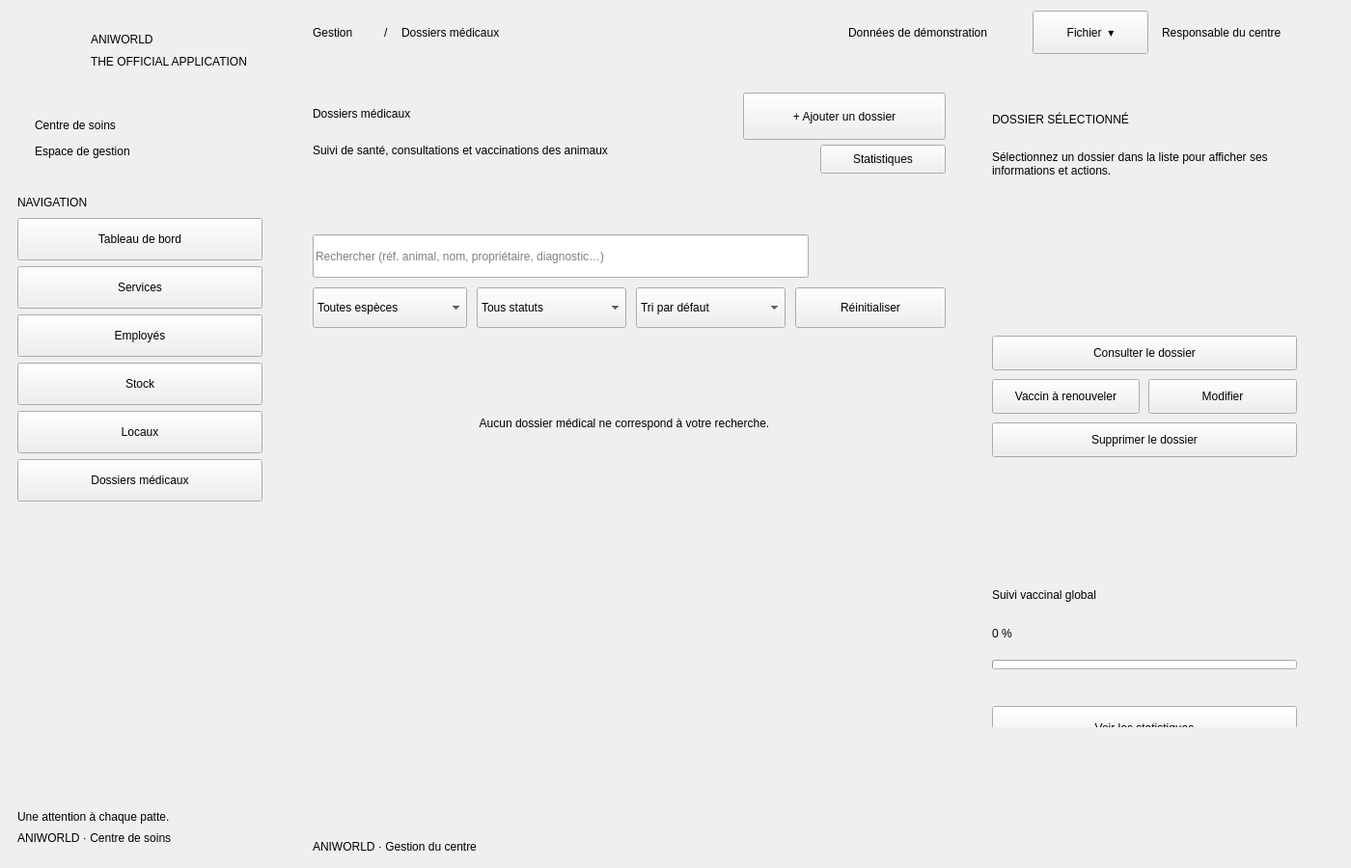
<?xml version="1.0" encoding="UTF-8"?>
<ui version="4.0">
  <class>MedicalWindow</class>
  <widget class="QMainWindow" name="MedicalWindow">
    <property name="geometry">
      <rect><x>0</x><y>0</y><width>1400</width><height>900</height></rect>
    </property>
    <property name="minimumSize">
      <size><width>1100</width><height>800</height></size>
    </property>
    <property name="windowTitle">
      <string>ANIWORLD — Gestion du centre</string>
    </property>
    <widget class="QWidget" name="centralwidget">
      <property name="geometry">
        <rect><x>0</x><y>0</y><width>1400</width><height>900</height></rect>
      </property>
      <widget class="QWidget" name="sidebar">
        <property name="geometry">
          <rect><x>0</x><y>0</y><width>290</width><height>900</height></rect>
        </property>
        <widget class="QLabel" name="logoIcon">
          <property name="geometry">
            <rect><x>24</x><y>26</y><width>56</width><height>56</height></rect>
          </property>
          <property name="alignment">
            <set>Qt::AlignCenter</set>
          </property>
        </widget>
        <widget class="QLabel" name="brandName">
          <property name="geometry">
            <rect><x>94</x><y>26</y><width>180</width><height>30</height></rect>
          </property>
          <property name="text">
            <string>ANIWORLD</string>
          </property>
        </widget>
        <widget class="QLabel" name="brandTag">
          <property name="geometry">
            <rect><x>94</x><y>56</y><width>180</width><height>16</height></rect>
          </property>
          <property name="text">
            <string>THE OFFICIAL APPLICATION</string>
          </property>
        </widget>
        <widget class="QFrame" name="sectionCard">
          <property name="geometry">
            <rect><x>18</x><y>106</y><width>254</width><height>70</height></rect>
          </property>
          <widget class="QLabel" name="sectionTitle">
            <property name="geometry">
              <rect><x>18</x><y>10</y><width>218</width><height>27</height></rect>
            </property>
            <property name="text">
              <string>Centre de soins</string>
            </property>
          </widget>
          <widget class="QLabel" name="sectionSub">
            <property name="geometry">
              <rect><x>18</x><y>40</y><width>218</width><height>22</height></rect>
            </property>
            <property name="text">
              <string>Espace de gestion</string>
            </property>
          </widget>
        </widget>
        <widget class="QLabel" name="navLabel">
          <property name="geometry">
            <rect><x>18</x><y>202</y><width>254</width><height>16</height></rect>
          </property>
          <property name="text">
            <string>NAVIGATION</string>
          </property>
        </widget>
        <widget class="QPushButton" name="btnNavDashboard">
          <property name="geometry">
            <rect><x>18</x><y>226</y><width>254</width><height>44</height></rect>
          </property>
          <property name="text">
            <string>Tableau de bord</string>
          </property>
          <property name="cursor">
            <cursorShape>PointingHandCursor</cursorShape>
          </property>
          <property name="icon">
            <iconset resource="medical.qrc"><normaloff>:/med/icons/dashboard.svg</normaloff>:/med/icons/dashboard.svg</iconset>
          </property>
          <property name="iconSize">
            <size><width>20</width><height>20</height></size>
          </property>
          <property name="active" stdset="0">
            <bool>false</bool>
          </property>
        </widget>
        <widget class="QPushButton" name="btnNavServices">
          <property name="geometry">
            <rect><x>18</x><y>276</y><width>254</width><height>44</height></rect>
          </property>
          <property name="text">
            <string>Services</string>
          </property>
          <property name="cursor">
            <cursorShape>PointingHandCursor</cursorShape>
          </property>
          <property name="icon">
            <iconset resource="medical.qrc"><normaloff>:/med/icons/services.svg</normaloff>:/med/icons/services.svg</iconset>
          </property>
          <property name="iconSize">
            <size><width>20</width><height>20</height></size>
          </property>
          <property name="active" stdset="0">
            <bool>false</bool>
          </property>
        </widget>
        <widget class="QPushButton" name="btnNavEmployees">
          <property name="geometry">
            <rect><x>18</x><y>326</y><width>254</width><height>44</height></rect>
          </property>
          <property name="text">
            <string>Employés</string>
          </property>
          <property name="cursor">
            <cursorShape>PointingHandCursor</cursorShape>
          </property>
          <property name="icon">
            <iconset resource="medical.qrc"><normaloff>:/med/icons/employees.svg</normaloff>:/med/icons/employees.svg</iconset>
          </property>
          <property name="iconSize">
            <size><width>20</width><height>20</height></size>
          </property>
          <property name="active" stdset="0">
            <bool>false</bool>
          </property>
        </widget>
        <widget class="QPushButton" name="btnNavStock">
          <property name="geometry">
            <rect><x>18</x><y>376</y><width>254</width><height>44</height></rect>
          </property>
          <property name="text">
            <string>Stock</string>
          </property>
          <property name="cursor">
            <cursorShape>PointingHandCursor</cursorShape>
          </property>
          <property name="icon">
            <iconset resource="medical.qrc"><normaloff>:/med/icons/stock.svg</normaloff>:/med/icons/stock.svg</iconset>
          </property>
          <property name="iconSize">
            <size><width>20</width><height>20</height></size>
          </property>
          <property name="active" stdset="0">
            <bool>false</bool>
          </property>
        </widget>
        <widget class="QPushButton" name="btnNavPremises">
          <property name="geometry">
            <rect><x>18</x><y>426</y><width>254</width><height>44</height></rect>
          </property>
          <property name="text">
            <string>Locaux</string>
          </property>
          <property name="cursor">
            <cursorShape>PointingHandCursor</cursorShape>
          </property>
          <property name="icon">
            <iconset resource="medical.qrc"><normaloff>:/med/icons/premises.svg</normaloff>:/med/icons/premises.svg</iconset>
          </property>
          <property name="iconSize">
            <size><width>20</width><height>20</height></size>
          </property>
          <property name="active" stdset="0">
            <bool>false</bool>
          </property>
        </widget>
        <widget class="QPushButton" name="btnNavRecords">
          <property name="geometry">
            <rect><x>18</x><y>476</y><width>254</width><height>44</height></rect>
          </property>
          <property name="text">
            <string>Dossiers médicaux</string>
          </property>
          <property name="cursor">
            <cursorShape>PointingHandCursor</cursorShape>
          </property>
          <property name="icon">
            <iconset resource="medical.qrc"><normaloff>:/med/icons/records.svg</normaloff>:/med/icons/records.svg</iconset>
          </property>
          <property name="iconSize">
            <size><width>20</width><height>20</height></size>
          </property>
          <property name="active" stdset="0">
            <bool>true</bool>
          </property>
        </widget>
        <widget class="QLabel" name="sloganLabel">
          <property name="geometry">
            <rect><x>18</x><y>838</y><width>254</width><height>18</height></rect>
          </property>
          <property name="text">
            <string>Une attention à chaque patte.</string>
          </property>
        </widget>
        <widget class="QLabel" name="sloganSub">
          <property name="geometry">
            <rect><x>18</x><y>860</y><width>254</width><height>18</height></rect>
          </property>
          <property name="text">
            <string>ANIWORLD · Centre de soins</string>
          </property>
        </widget>
      </widget>
      <widget class="QWidget" name="mainContent">
        <property name="geometry">
          <rect><x>290</x><y>0</y><width>1110</width><height>900</height></rect>
        </property>
        <widget class="QWidget" name="topBar">
          <property name="geometry">
            <rect><x>0</x><y>0</y><width>1110</width><height>68</height></rect>
          </property>
          <widget class="QLabel" name="crumbGestion">
            <property name="geometry">
              <rect><x>34</x><y>22</y><width>70</width><height>24</height></rect>
            </property>
            <property name="text">
              <string>Gestion</string>
            </property>
          </widget>
          <widget class="QLabel" name="crumbSep">
            <property name="geometry">
              <rect><x>108</x><y>22</y><width>14</width><height>24</height></rect>
            </property>
            <property name="text">
              <string>/</string>
            </property>
          </widget>
          <widget class="QLabel" name="crumbCurrent">
            <property name="geometry">
              <rect><x>126</x><y>22</y><width>180</width><height>24</height></rect>
            </property>
            <property name="text">
              <string>Dossiers médicaux</string>
            </property>
          </widget>
          <widget class="QLabel" name="demoBadge">
            <property name="geometry">
              <rect><x>556</x><y>10</y><width>210</width><height>48</height></rect>
            </property>
            <property name="text">
              <string>Données de démonstration</string>
            </property>
            <property name="alignment">
              <set>Qt::AlignCenter</set>
            </property>
          </widget>
          <widget class="QPushButton" name="btnFile">
            <property name="geometry">
              <rect><x>780</x><y>11</y><width>120</width><height>45</height></rect>
            </property>
            <property name="text">
              <string>Fichier  ▾</string>
            </property>
            <property name="cursor">
              <cursorShape>PointingHandCursor</cursorShape>
            </property>
          </widget>
          <widget class="QLabel" name="roleLabel">
            <property name="geometry">
              <rect><x>914</x><y>22</y><width>170</width><height>24</height></rect>
            </property>
            <property name="text">
              <string>Responsable du centre</string>
            </property>
          </widget>
        </widget>
        <widget class="QWidget" name="pageArea">
          <property name="geometry">
            <rect><x>34</x><y>96</y><width>1042</width><height>752</height></rect>
          </property>
          <widget class="QWidget" name="recordsPage">
            <property name="geometry">
              <rect><x>0</x><y>0</y><width>656</width><height>752</height></rect>
            </property>
            <widget class="QLabel" name="pageTitle">
              <property name="geometry">
                <rect><x>0</x><y>0</y><width>436</width><height>44</height></rect>
              </property>
              <property name="text">
                <string>Dossiers médicaux</string>
              </property>
            </widget>
            <widget class="QLabel" name="pageSubtitle">
              <property name="geometry">
                <rect><x>0</x><y>50</y><width>656</width><height>20</height></rect>
              </property>
              <property name="text">
                <string>Suivi de santé, consultations et vaccinations des animaux</string>
              </property>
            </widget>
            <widget class="QPushButton" name="btnAdd">
              <property name="geometry">
                <rect><x>446</x><y>0</y><width>210</width><height>49</height></rect>
              </property>
              <property name="text">
                <string>+ Ajouter un dossier</string>
              </property>
              <property name="cursor">
                <cursorShape>PointingHandCursor</cursorShape>
              </property>
              <property name="big" stdset="0">
                <bool>true</bool>
              </property>
            </widget>
            <widget class="QLabel" name="chipTotal">
              <property name="geometry">
                <rect><x>0</x><y>90</y><width>110</width><height>39</height></rect>
              </property>
              <property name="text">
                <string></string>
              </property>
              <property name="alignment">
                <set>Qt::AlignCenter</set>
              </property>
              <property name="tone" stdset="0">
                <string>ok</string>
              </property>
            </widget>
            <widget class="QLabel" name="chipConsultations">
              <property name="geometry">
                <rect><x>120</x><y>90</y><width>130</width><height>39</height></rect>
              </property>
              <property name="text">
                <string></string>
              </property>
              <property name="alignment">
                <set>Qt::AlignCenter</set>
              </property>
              <property name="tone" stdset="0">
                <string>info</string>
              </property>
            </widget>
            <widget class="QLabel" name="chipUpToDate">
              <property name="geometry">
                <rect><x>260</x><y>90</y><width>90</width><height>39</height></rect>
              </property>
              <property name="text">
                <string></string>
              </property>
              <property name="alignment">
                <set>Qt::AlignCenter</set>
              </property>
              <property name="tone" stdset="0">
                <string>ok</string>
              </property>
            </widget>
            <widget class="QLabel" name="chipToRenew">
              <property name="geometry">
                <rect><x>360</x><y>90</y><width>145</width><height>39</height></rect>
              </property>
              <property name="text">
                <string></string>
              </property>
              <property name="alignment">
                <set>Qt::AlignCenter</set>
              </property>
              <property name="tone" stdset="0">
                <string>warn</string>
              </property>
            </widget>
            <widget class="QPushButton" name="btnStatsTop">
              <property name="geometry">
                <rect><x>526</x><y>54</y><width>130</width><height>30</height></rect>
              </property>
              <property name="text">
                <string>Statistiques</string>
              </property>
              <property name="cursor">
                <cursorShape>PointingHandCursor</cursorShape>
              </property>
            </widget>
            <widget class="QLineEdit" name="searchEdit">
              <property name="geometry">
                <rect><x>0</x><y>147</y><width>514</width><height>45</height></rect>
              </property>
              <property name="placeholderText">
                <string>Rechercher (réf. animal, nom, propriétaire, diagnostic…)</string>
              </property>
              <property name="clearButtonEnabled">
                <bool>true</bool>
              </property>
            </widget>
            <widget class="QComboBox" name="filterSpecies">
              <property name="geometry">
                <rect><x>0</x><y>202</y><width>160</width><height>42</height></rect>
              </property>
              <property name="cursor">
                <cursorShape>PointingHandCursor</cursorShape>
              </property>
              <item>
                <property name="text">
                  <string>Toutes espèces</string>
                </property>
              </item>
              <item>
                <property name="text">
                  <string>Chien</string>
                </property>
              </item>
              <item>
                <property name="text">
                  <string>Chat</string>
                </property>
              </item>
              <item>
                <property name="text">
                  <string>Lapin</string>
                </property>
              </item>
              <item>
                <property name="text">
                  <string>Oiseau</string>
                </property>
              </item>
            </widget>
            <widget class="QComboBox" name="filterVaccination">
              <property name="geometry">
                <rect><x>170</x><y>202</y><width>155</width><height>42</height></rect>
              </property>
              <property name="cursor">
                <cursorShape>PointingHandCursor</cursorShape>
              </property>
              <item>
                <property name="text">
                  <string>Tous statuts</string>
                </property>
              </item>
              <item>
                <property name="text">
                  <string>À jour</string>
                </property>
              </item>
              <item>
                <property name="text">
                  <string>À renouveler</string>
                </property>
              </item>
            </widget>
            <widget class="QComboBox" name="sortCombo">
              <property name="geometry">
                <rect><x>335</x><y>202</y><width>155</width><height>42</height></rect>
              </property>
              <property name="cursor">
                <cursorShape>PointingHandCursor</cursorShape>
              </property>
              <item>
                <property name="text">
                  <string>Tri par défaut</string>
                </property>
              </item>
              <item>
                <property name="text">
                  <string>Nom (A–Z)</string>
                </property>
              </item>
              <item>
                <property name="text">
                  <string>Date récente</string>
                </property>
              </item>
              <item>
                <property name="text">
                  <string>Propriétaire</string>
                </property>
              </item>
            </widget>
            <widget class="QPushButton" name="btnReset">
              <property name="geometry">
                <rect><x>500</x><y>202</y><width>156</width><height>42</height></rect>
              </property>
              <property name="text">
                <string>Réinitialiser</string>
              </property>
              <property name="cursor">
                <cursorShape>PointingHandCursor</cursorShape>
              </property>
            </widget>
            <widget class="QScrollArea" name="cardsScroll">
              <property name="geometry">
                <rect><x>0</x><y>263</y><width>656</width><height>489</height></rect>
              </property>
              <property name="frameShape">
                <enum>QFrame::NoFrame</enum>
              </property>
              <property name="horizontalScrollBarPolicy">
                <enum>Qt::ScrollBarAlwaysOff</enum>
              </property>
              <property name="widgetResizable">
                <bool>false</bool>
              </property>
              <widget class="QWidget" name="cardsContainer">
                <property name="geometry">
                  <rect><x>0</x><y>0</y><width>646</width><height>489</height></rect>
                </property>
                <widget class="QLabel" name="emptyLabel">
                  <property name="geometry">
                    <rect><x>0</x><y>0</y><width>646</width><height>160</height></rect>
                  </property>
                  <property name="text">
                    <string>Aucun dossier médical ne correspond à votre recherche.</string>
                  </property>
                  <property name="alignment">
                    <set>Qt::AlignCenter</set>
                  </property>
                </widget>
              </widget>
            </widget>
          </widget>
          <widget class="QWidget" name="detailPanel">
            <property name="geometry">
              <rect><x>682</x><y>0</y><width>360</width><height>658</height></rect>
            </property>
            <widget class="QFrame" name="selectedCard">
              <property name="geometry">
                <rect><x>0</x><y>0</y><width>360</width><height>434</height></rect>
              </property>
              <widget class="QLabel" name="eyebrow">
                <property name="geometry">
                  <rect><x>22</x><y>20</y><width>316</width><height>16</height></rect>
                </property>
                <property name="text">
                  <string>DOSSIER SÉLECTIONNÉ</string>
                </property>
              </widget>
              <widget class="QLabel" name="placeholderText">
                <property name="geometry">
                  <rect><x>22</x><y>44</y><width>316</width><height>60</height></rect>
                </property>
                <property name="text">
                  <string>Sélectionnez un dossier dans la liste pour afficher ses informations et actions.</string>
                </property>
                <property name="wordWrap">
                  <bool>true</bool>
                </property>
                <property name="visible">
                  <bool>false</bool>
                </property>
              </widget>
              <widget class="QWidget" name="detailContent">
                <property name="geometry">
                  <rect><x>22</x><y>44</y><width>316</width><height>390</height></rect>
                </property>
                <widget class="QLabel" name="panelTitle">
                  <property name="geometry">
                    <rect><x>0</x><y>0</y><width>316</width><height>36</height></rect>
                  </property>
                  <property name="text">
                    <string></string>
                  </property>
                </widget>
                <widget class="QLabel" name="statusPill">
                  <property name="geometry">
                    <rect><x>0</x><y>44</y><width>120</width><height>28</height></rect>
                  </property>
                  <property name="text">
                    <string></string>
                  </property>
                </widget>
                <widget class="QLabel" name="detailLine1">
                  <property name="geometry">
                    <rect><x>0</x><y>78</y><width>316</width><height>20</height></rect>
                  </property>
                  <property name="text">
                    <string></string>
                  </property>
                  <property name="wordWrap">
                    <bool>true</bool>
                  </property>
                </widget>
                <widget class="QLabel" name="detailLine2">
                  <property name="geometry">
                    <rect><x>0</x><y>102</y><width>316</width><height>36</height></rect>
                  </property>
                  <property name="text">
                    <string></string>
                  </property>
                  <property name="wordWrap">
                    <bool>true</bool>
                  </property>
                </widget>
                <widget class="QLabel" name="detailLine3">
                  <property name="geometry">
                    <rect><x>0</x><y>142</y><width>316</width><height>56</height></rect>
                  </property>
                  <property name="text">
                    <string></string>
                  </property>
                  <property name="wordWrap">
                    <bool>true</bool>
                  </property>
                </widget>
                <widget class="QPushButton" name="btnView">
                  <property name="geometry">
                    <rect><x>0</x><y>208</y><width>316</width><height>36</height></rect>
                  </property>
                  <property name="text">
                    <string>Consulter le dossier</string>
                  </property>
                  <property name="cursor">
                    <cursorShape>PointingHandCursor</cursorShape>
                  </property>
                </widget>
                <widget class="QPushButton" name="btnToggle">
                  <property name="geometry">
                    <rect><x>0</x><y>253</y><width>153</width><height>36</height></rect>
                  </property>
                  <property name="text">
                    <string>Vaccin à renouveler</string>
                  </property>
                  <property name="cursor">
                    <cursorShape>PointingHandCursor</cursorShape>
                  </property>
                </widget>
                <widget class="QPushButton" name="btnEdit">
                  <property name="geometry">
                    <rect><x>162</x><y>253</y><width>154</width><height>36</height></rect>
                  </property>
                  <property name="text">
                    <string>Modifier</string>
                  </property>
                  <property name="cursor">
                    <cursorShape>PointingHandCursor</cursorShape>
                  </property>
                </widget>
                <widget class="QPushButton" name="btnDelete">
                  <property name="geometry">
                    <rect><x>0</x><y>298</y><width>316</width><height>36</height></rect>
                  </property>
                  <property name="text">
                    <string>Supprimer le dossier</string>
                  </property>
                  <property name="cursor">
                    <cursorShape>PointingHandCursor</cursorShape>
                  </property>
                </widget>
              </widget>
            </widget>
            <widget class="QFrame" name="globalCard">
              <property name="geometry">
                <rect><x>0</x><y>488</y><width>360</width><height>215</height></rect>
              </property>
              <widget class="QLabel" name="panelSubTitle">
                <property name="geometry">
                  <rect><x>22</x><y>20</y><width>316</width><height>26</height></rect>
                </property>
                <property name="text">
                  <string>Suivi vaccinal global</string>
                </property>
              </widget>
              <widget class="QLabel" name="bigValue">
                <property name="geometry">
                  <rect><x>22</x><y>54</y><width>316</width><height>38</height></rect>
                </property>
                <property name="text">
                  <string>0 %</string>
                </property>
              </widget>
              <widget class="QProgressBar" name="globalBar">
                <property name="geometry">
                  <rect><x>22</x><y>100</y><width>316</width><height>10</height></rect>
                </property>
                <property name="minimum">
                  <number>0</number>
                </property>
                <property name="maximum">
                  <number>100</number>
                </property>
                <property name="value">
                  <number>0</number>
                </property>
                <property name="textVisible">
                  <bool>false</bool>
                </property>
              </widget>
              <widget class="QLabel" name="globalText">
                <property name="geometry">
                  <rect><x>22</x><y>118</y><width>316</width><height>20</height></rect>
                </property>
                <property name="text">
                  <string></string>
                </property>
              </widget>
              <widget class="QPushButton" name="btnStatsPanel">
                <property name="geometry">
                  <rect><x>22</x><y>148</y><width>316</width><height>45</height></rect>
                </property>
                <property name="text">
                  <string>Voir les statistiques</string>
                </property>
                <property name="cursor">
                  <cursorShape>PointingHandCursor</cursorShape>
                </property>
              </widget>
            </widget>
          </widget>
        </widget>
        <widget class="QWidget" name="pageFooter">
          <property name="geometry">
            <rect><x>0</x><y>862</y><width>1110</width><height>38</height></rect>
          </property>
          <widget class="QLabel" name="footerLeft">
            <property name="geometry">
              <rect><x>34</x><y>8</y><width>300</width><height>16</height></rect>
            </property>
            <property name="text">
              <string>ANIWORLD · Gestion du centre</string>
            </property>
          </widget>
          <widget class="QLabel" name="footerDate">
            <property name="geometry">
              <rect><x>916</x><y>8</y><width>160</width><height>16</height></rect>
            </property>
            <property name="text">
              <string></string>
            </property>
            <property name="alignment">
              <set>Qt::AlignRight|Qt::AlignVCenter</set>
            </property>
          </widget>
        </widget>
      </widget>
    </widget>
  </widget>
  <resources>
    <include location="resources.qrc"/>
  </resources>
  <connections/>
</ui>
